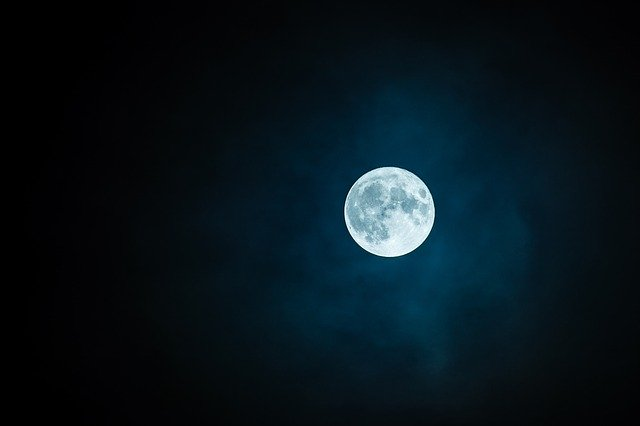
#> input picture Chapter 02. Image processing/images/landscape_1.jpg, 640 x 426 px; the run also reads 1 picture not shown here
$ jupyter execute --allow-errors '2.1 IP tools.ipynb'   (older library calls are emulated)
#> lines starting #> are read from the running program, lines starting #| are printed output that depends on the picture
# 2.1 Image processing tools
Image processing encompasses a number of techniques to improve the overall quality of an image (image smoothing, enhancement, etc.). Before going into those techniques in depth, it is useful to understand some basic concepts:
- Image histograms
- Brightness and contrast
- Binarization
- Look-up tables
- Convolutions
- Image resizing (upsampling and downsampling).

Next sections introduce those concepts in the context of a real problem.

## Problem context - Number-plate recognition

Recently, the University of Málaga (UMA) is having trouble with private parking access. Someone has hacked their access system, so cars without previous authorization are parking there.

UMA asked computer vision students for help to implement some more secure methods that have to be included in a new security system.

They provided some images of unauthorized plates to ease the software development: `car_plate_1.jpg`, `car_plate_2.jpg` and `car_plate_3.jpg`.

[cell 1]
# In case of using Google Colab, mount Google Drive
try:
    from google.colab import drive
    drive.mount('/content/drive')
    # If your notebook and images are in your Drive, change directory accordingly:
    # %cd '/content/drive/MyDrive/Colab Notebooks/Chapter 02. Image processing'
except ImportError:
    pass

import numpy as np
import cv2
import matplotlib.pyplot as plt
import matplotlib
from ipywidgets import interactive, fixed, widgets
matplotlib.rcParams['figure.figsize'] = (15.0, 15.0)

images_path = './images/'

## 2.1.1 Image histograms

And there we go! We are excited with the idea of developing a software to help UMA. For that, they provided us with a list of concepts and techniques that we have to master in order to design a successful plate recognition system.

The first one is such of **histogram**:

- A representation of the frequency of each color intensity appearing in the image.
- It is built by iterating over all the pixels in the image while counting the occurrence of each color. *Note that a RGB image has 3 histograms, one per channel.*
- It provides statistical information of the intensity distribution, like the image brightness or contrast.

The concepts of **brightness** and **contrast** are specially relevant for image processing:
- **brightness**: average intensity of image pixels, so dark images have a low brightness, while lighter ones have a high brightness. It is computed as:
$$\overline{i}=\sum_{i=0}^{255}i \, h(i)$$
- **contrast**: standard deviation of the pixel intensities computed as the square distance of the intensities from the average, that is, a measure of the quality of the image given its usage of all the possible color intensities in the histogram:
$$\sigma = \sqrt{\sum_{i=0}^{255}(i-\overline{i})^2 \, h(i)}$$

Typically, a high quality image have a medium brightness and a high contrast.

The following code illustrates these first concepts with a few examples!

*Interesting functions:*
- [`cv2.imread()`](https://www.geeksforgeeks.org/python-opencv-cv2-imread-method/) *function for reading images in OpenCV.*
- [`plt.subplot()`](https://matplotlib.org/api/_as_gen/matplotlib.pyplot.subplot.html) *this method from matplotlib creates a grid of subfigures with a given number of rows and columns.*
- [`plt.hist()`](https://matplotlib.org/3.3.1/api/_as_gen/matplotlib.pyplot.hist.html) *function that computes and draws the histogram of an array.  [`numpy.ravel()`](https://docs.scipy.org/doc/numpy/reference/generated/numpy.ravel.html) is a good helper here, since it converts a n-dimensional array into a flattened 1D array.*
- [`plt.imshow()`](https://matplotlib.org/3.3.2/api/_as_gen/matplotlib.pyplot.imshow.html) *matplotlib function for displaying images. If the image is grayscale you should use the parameter `cmap='gray'`.*

[cell 2]
# Read dark image and show it
image = cv2.imread(images_path + 'landscape_1.jpg',cv2.IMREAD_GRAYSCALE)
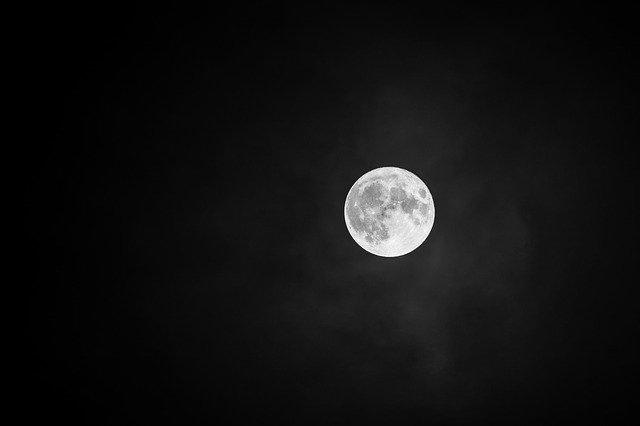
#> image: shape (426, 640); min 0, max 255, mean 17.1
plt.subplot(2,2,1)
plt.title("Dark image (low brightness, low contrast)")
# plt.xticks([]), plt.yticks([])  # this option hides tick values on X and Y axis
plt.imshow(image, cmap='gray')

# Now, show its histogram
plt.subplot(2,2,2)
plt.title("Histogram")
plt.hist(image.ravel(), 256, range=[0, 256]) # ravel() returns a 1-D array, containing the elements of image

# Read light image and show it
image = cv2.imread(images_path + 'landscape_2.jpg',cv2.IMREAD_GRAYSCALE)
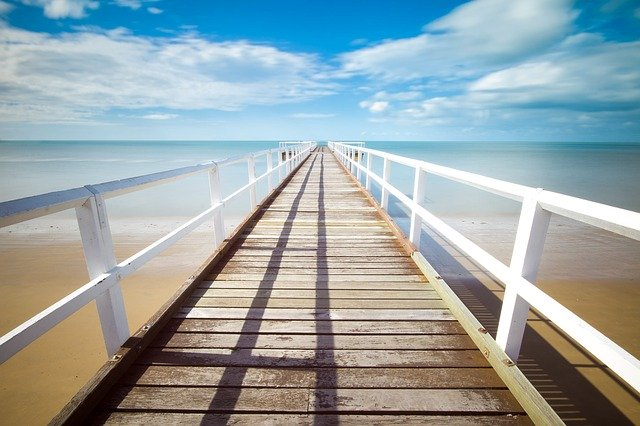
#> input picture Chapter 02. Image processing/images/landscape_2.jpg, 640 x 426 px
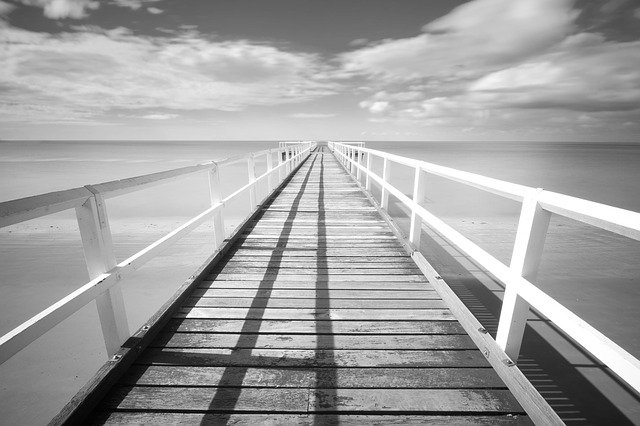
#> image: shape (426, 640); min 0, max 255, mean 160.5
plt.subplot(2,2,3)
plt.title("Light image (high brightness, higher contrast)")
plt.imshow(image, cmap='gray')

# Now, its histogram
plt.subplot(2,2,4)
plt.title("Histogram")
plt.hist(image.ravel(), 256, range=[0, 256]) # ravel() returns a 1-D array, containing the elements of image
plt.show()
#> (the rest of the program and of its run is left out)
